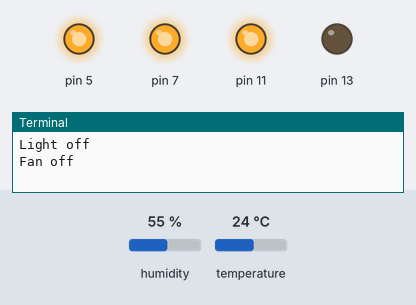
This program was run on a simulated Raspberry Pi (header pin numbers). Shown: output pins drawn as LEDs (lit = HIGH), the last lines printed to the terminal. The inputs (shaded band) are chosen by the test bench; at power-on: humidity 55 %, temperature 24 °C. The clock reads 2024-03-15 10:24:30 at power-on unless the program sets it; library files of the repository ran but are not shown: dht11.py.

Above: at 0.1 s.
At 2.1 s:
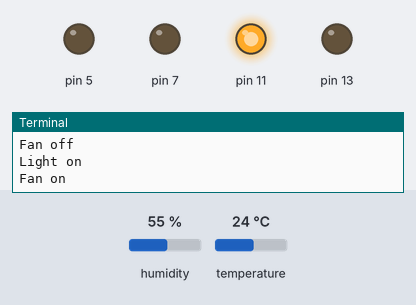
At 12.1 s:
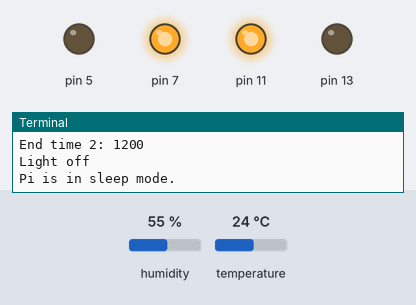
Timing chart, 0 to 13.6 s (numbered marks = the images above):
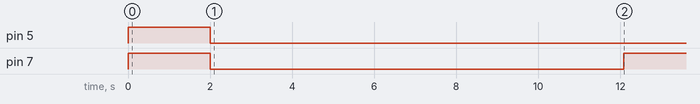

The program:

RaspiMicrogreensController.py
```python
import RPi.GPIO as GPIO
import time
import schedule
import pygame
import math
import datetime
import dht11


def initialization():
    GPIO.setmode(GPIO.BOARD)

    # remember to add dht11.py to the folder for this program.

    GPIO.setup(7, GPIO.OUT)  # this is the light
    GPIO.setup(5, GPIO.OUT)  # this is the fan
    GPIO.setup(11, GPIO.OUT)
    GPIO.setup(13, GPIO.OUT)

    GPIO.output(7, 1)
    GPIO.output(5, 1)
    GPIO.output(11, 1)


def light_on():
    GPIO.output(7, 0)
    print("Light on")


def light_off():
    GPIO.output(7, 1)
    print("Light off")


def fanOn():
    GPIO.output(5, 0)
    print("Fan on")


def fanOff():
    GPIO.output(5, 1)
    print("Fan off")


def istimeright():
    the_time_is = datetime.datetime.now().strftime("%H%M")
    return the_time_is


def start_up_test():
    light_off()
    fanOff()
    time.sleep(2)
    light_on()
    fanOn()


def instansiate_dht11():
    instance = dht11.DHT11(pin=3)
    return instance


def light_set_time(start_time, end_time, start_time2, end_time2):
    instance = instansiate_dht11()
    start_time = start_time * 100
    end_time = end_time * 100
    start_time2 = start_time2 * 100
    end_time2 = end_time2 * 100

    the_time_is = int(istimeright())
    result = instance.read()
    print("Start")
    print(the_time_is)
    print("Current Time:" + str(the_time_is))
    # print(datetime.datetime.now().strftime("%H:%M"))
    print("Start time 1: " + str(start_time))
    print("End time 1: " + str(end_time))
    print("Start time 2: " + str(start_time2))
    print("End time 2: " + str(end_time2))
    if ((the_time_is >= start_time) and (the_time_is <= end_time)) or (
            (the_time_is >= start_time2) and (the_time_is <= end_time2)):
        light_on()
        print("Last valid input: " + str(datetime.datetime.now()))
        print("Temperature: %d C" % result.temperature)
        print("Temperature: %d F" % ((result.temperature * 9 / 5) + 32))
        print("Humidity: %d %%" % result.humidity)

    else:
        light_off()
        print("Pi is in sleep mode.")

    # run fan every set time
    # if the_time_is >= 1255 and the_time_is <= 1300:
    #     fanOn()
    # elif the_time_is >= 1355 and the_time_is <= 1400:
    #     fanOn()
    # elif the_time_is >= 1455 and the_time_is <= 1500:
    #     fanOn()
    # elif the_time_is >= 1555 and the_time_is <= 1600:
    #     fanOn()
    # elif the_time_is >= 1655 and the_time_is <= 1700:
    #     fanOn()
    # elif the_time_is >= 1755 and the_time_is <= 1800:
    #     fanOn()
    # elif the_time_is >= 1855 and the_time_is <= 1900:
    #     fanOn()
    # elif the_time_is >= 1955 and the_time_is <= 2000:
    #     fanOn()
    # elif the_time_is >= 2050 and the_time_is <= 2100:
    #     fanOn()
    #     print("fanOn")
    # else:
    #     fanOff()
    # print("End")

    time.sleep(10)


def main():
    initialization()
    start_up_test()
    time.sleep(10)

    # run this line forever
    while True:
        light_set_time(6, 10, 11, 12)


if __name__ == "__main__":
    main()
```

Measured:
- by itself, pin 7: HIGH → LOW at 2.0 s, → HIGH 10.1 s later
